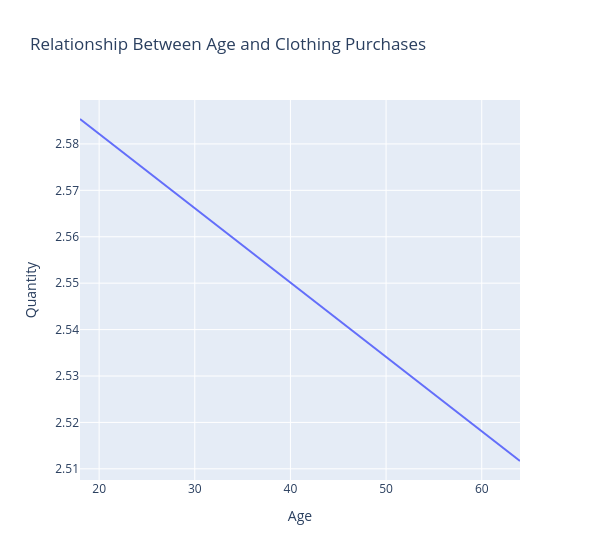

Write notebook code for a chart like this one.
### Code cell
fig=px.scatter(data_frame=df_cutomer,x='Age',y="Quantity",trendline='ols',title="Relationship Between Age and Clothing Purchases")
fig.update_traces(visible=False,selector=dict(mode="markers"))
fig.update_layout(
    
    width=600
)
fig.show()

### Figure 1 — Plotly figure (JSON) as saved in the notebook; plotly's stock layout.template omitted (floating-point values rounded to 4 significant figures; data arrays with more than 128 entries replaced by an {"elided": "..."} marker saying what was removed)
{"data": [{"hovertemplate": "Age=%{x}<br>Quantity=%{y}<extra></extra>", "legendgroup": "", "marker": {"color": "#636efa", "symbol": "circle"}, "mode": "markers", "name": "", "orientation": "v", "showlegend": false, "type": "scatter", "visible": false, "x": {"elided": "351 int values"}, "xaxis": "x", "y": {"elided": "351 int values"}, "yaxis": "y"}, {"hovertemplate": "<b>OLS trendline</b><br>Quantity = -0.00160188 * Age + 2.61421<br>R<sup>2</sup>=0.000358<br><br>Age=%{x}<br>Quantity=%{y} <b>(trend)</b><extra></extra>", "legendgroup": "", "marker": {"color": "#636efa", "symbol": "circle"}, "mode": "lines", "name": "", "showlegend": false, "type": "scatter", "x": {"elided": "351 int values"}, "xaxis": "x", "y": {"elided": "351 float values"}, "yaxis": "y"}], "layout": {"legend": {"tracegroupgap": 0}, "title": {"text": "Relationship Between Age and Clothing Purchases"}, "width": 600, "xaxis": {"anchor": "y", "domain": [0, 1], "title": {"text": "Age"}}, "yaxis": {"anchor": "x", "domain": [0, 1], "title": {"text": "Quantity"}}}}
